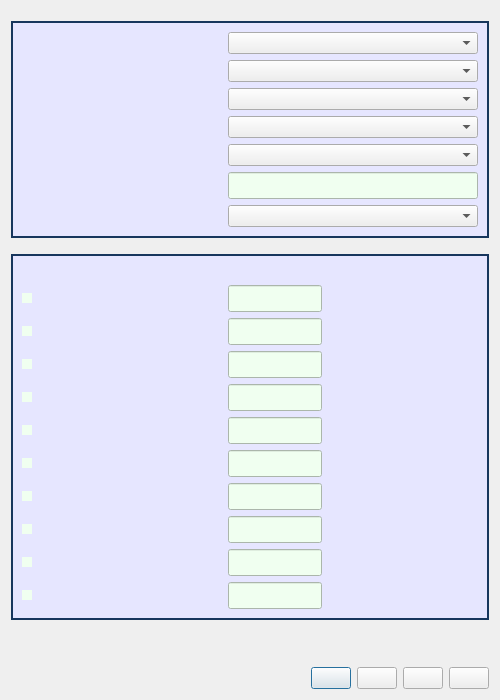
<?xml version="1.0" encoding="UTF-8"?>
<ui version="4.0">
 <class>Interface</class>
 <widget class="QDialog" name="Interface">
  <property name="geometry">
   <rect>
    <x>0</x>
    <y>0</y>
    <width>500</width>
    <height>700</height>
   </rect>
  </property>
  <property name="minimumSize">
   <size>
    <width>500</width>
    <height>650</height>
   </size>
  </property>
  <property name="maximumSize">
   <size>
    <width>500</width>
    <height>784</height>
   </size>
  </property>
  <property name="windowTitle">
   <string>Serial Port Configuration</string>
  </property>
  <layout class="QGridLayout" name="gridLayout_3">
   <item row="0" column="0">
    <widget class="QGroupBox" name="groupBox">
     <property name="styleSheet">
      <string notr="true">QGroupBox  {
    border: 2px solid gray;
    border-color: #FF17365D;
    background-color: #E6E6FF;
	font-family: &quot;Segoe UI&quot;;
	font-size: 12pt;
    margin-top: 10px;
}

QGroupBox::title {
    subcontrol-origin: margin;
    left: 7px;
    padding: -5px 5px 0px 5px;
}

QCheckBox::indicator {
    width: 15px;
    height: 15px;
    background: rgb(100, 100, 100);
 }

QCheckBox::indicator:checked
 {
    width: 15px;
    height: 15px;
    background: rgb(240, 255, 240);
 }

QCheckBox {
	font-family: &quot;Segoe UI&quot;;
	font-size: 12pt;
}

QSpinBox {
	background: rgb(240, 255, 240);
	font-family: &quot;Segoe UI&quot;;
	font-size: 12pt;
}

QLineEdit {	
	background: rgb(240, 255, 240);
	selection-background-color: rgb(233, 99, 0);
	font-family: &quot;Segoe UI&quot;;
	font-size: 12pt;
 }</string>
     </property>
     <property name="title">
      <string/>
     </property>
     <layout class="QGridLayout" name="gridLayout_4">
      <item row="0" column="0">
       <layout class="QGridLayout" name="gridLayout">
        <item row="4" column="0">
         <widget class="QLabel" name="lbSelectStopBits">
          <property name="text">
           <string/>
          </property>
         </widget>
        </item>
        <item row="5" column="0">
         <widget class="QLabel" name="lbTimeout">
          <property name="text">
           <string/>
          </property>
         </widget>
        </item>
        <item row="0" column="0">
         <widget class="QLabel" name="lbSelectSerial">
          <property name="minimumSize">
           <size>
            <width>200</width>
            <height>0</height>
           </size>
          </property>
          <property name="maximumSize">
           <size>
            <width>200</width>
            <height>16777215</height>
           </size>
          </property>
          <property name="text">
           <string/>
          </property>
         </widget>
        </item>
        <item row="2" column="1">
         <widget class="QComboBox" name="cbSelectDataBits"/>
        </item>
        <item row="2" column="0">
         <widget class="QLabel" name="lbDataBits">
          <property name="text">
           <string/>
          </property>
         </widget>
        </item>
        <item row="1" column="1">
         <widget class="QComboBox" name="cbBaudRate"/>
        </item>
        <item row="4" column="1">
         <widget class="QComboBox" name="cbSelectStopBits"/>
        </item>
        <item row="0" column="1">
         <widget class="QComboBox" name="cbSelectSerial"/>
        </item>
        <item row="3" column="0">
         <widget class="QLabel" name="lbSelectParity">
          <property name="text">
           <string/>
          </property>
         </widget>
        </item>
        <item row="5" column="1">
         <widget class="QLineEdit" name="leTimeout"/>
        </item>
        <item row="1" column="0">
         <widget class="QLabel" name="lbBaudRate">
          <property name="text">
           <string/>
          </property>
         </widget>
        </item>
        <item row="3" column="1">
         <widget class="QComboBox" name="cbSelectParity"/>
        </item>
        <item row="6" column="0">
         <widget class="QLabel" name="lbNumberOfRetries">
          <property name="text">
           <string/>
          </property>
         </widget>
        </item>
        <item row="6" column="1">
         <widget class="QComboBox" name="cbNumberRetries"/>
        </item>
       </layout>
      </item>
     </layout>
    </widget>
   </item>
   <item row="1" column="0">
    <widget class="QGroupBox" name="groupBox_2">
     <property name="styleSheet">
      <string notr="true">QGroupBox  {
    border: 2px solid gray;
    border-color: #FF17365D;
    background-color: #E6E6FF;
	font-family: &quot;Segoe UI&quot;;
	font-size: 12pt;
    margin-top: 10px;
}

QGroupBox::title {
    subcontrol-origin: margin;
    left: 7px;
    padding: -5px 5px 0px 5px;
}

QCheckBox::indicator {
    width:   10px;
    height:  10px;
    background: rgb(240, 255, 240);   
 }

QCheckBox::indicator:checked
 {
    width:   10px;
    height: 10px;
    background-color:       black;
 }

QCheckBox {
    font-family: &quot;Segoe UI&quot;;
    font-size: 12pt;
}

QLineEdit {	
	background: rgb(240, 255, 240);
	selection-background-color: rgb(233, 99, 0);
    font-family: &quot;Segoe UI&quot;;
    font-size: 12pt;
 }
</string>
     </property>
     <property name="title">
      <string/>
     </property>
     <layout class="QGridLayout" name="gridLayout_5">
      <item row="0" column="0">
       <layout class="QGridLayout" name="gridLayout_2">
        <item row="9" column="0">
         <widget class="QCheckBox" name="checkWaterMeters_11_15">
          <property name="text">
           <string/>
          </property>
         </widget>
        </item>
        <item row="7" column="2">
         <widget class="LedIndicator" name="ledWaterMeters_1_5State" native="true"/>
        </item>
        <item row="0" column="1">
         <widget class="QLabel" name="lbAddress">
          <property name="text">
           <string/>
          </property>
         </widget>
        </item>
        <item row="1" column="0">
         <widget class="QCheckBox" name="checkSmallScale">
          <property name="minimumSize">
           <size>
            <width>200</width>
            <height>0</height>
           </size>
          </property>
          <property name="maximumSize">
           <size>
            <width>200</width>
            <height>16777215</height>
           </size>
          </property>
          <property name="text">
           <string/>
          </property>
         </widget>
        </item>
        <item row="10" column="0">
         <widget class="QCheckBox" name="checkWaterMeters_16_20">
          <property name="text">
           <string/>
          </property>
         </widget>
        </item>
        <item row="7" column="1">
         <widget class="QLineEdit" name="leWaterMeters_1_5">
          <property name="text">
           <string/>
          </property>
         </widget>
        </item>
        <item row="1" column="1">
         <widget class="QLineEdit" name="leSmallScale">
          <property name="text">
           <string/>
          </property>
         </widget>
        </item>
        <item row="9" column="1">
         <widget class="QLineEdit" name="leWaterMeters_11_15"/>
        </item>
        <item row="3" column="0">
         <widget class="QCheckBox" name="checkTemperature">
          <property name="text">
           <string/>
          </property>
         </widget>
        </item>
        <item row="4" column="1">
         <widget class="QLineEdit" name="leWaterMeter1">
          <property name="text">
           <string/>
          </property>
         </widget>
        </item>
        <item row="1" column="2">
         <widget class="LedIndicator" name="ledSmallScaleState" native="true"/>
        </item>
        <item row="0" column="2">
         <widget class="QLabel" name="label_2">
          <property name="minimumSize">
           <size>
            <width>150</width>
            <height>0</height>
           </size>
          </property>
          <property name="maximumSize">
           <size>
            <width>150</width>
            <height>16777215</height>
           </size>
          </property>
          <property name="text">
           <string/>
          </property>
         </widget>
        </item>
        <item row="5" column="1">
         <widget class="QLineEdit" name="leWaterMeter2">
          <property name="text">
           <string/>
          </property>
         </widget>
        </item>
        <item row="6" column="0">
         <widget class="QCheckBox" name="checkWaterMeter3">
          <property name="text">
           <string/>
          </property>
         </widget>
        </item>
        <item row="0" column="0">
         <widget class="QLabel" name="label_10">
          <property name="text">
           <string/>
          </property>
         </widget>
        </item>
        <item row="2" column="1">
         <widget class="QLineEdit" name="leLargeScale">
          <property name="text">
           <string/>
          </property>
         </widget>
        </item>
        <item row="6" column="2">
         <widget class="LedIndicator" name="ledWaterMeter3State" native="true"/>
        </item>
        <item row="6" column="1">
         <widget class="QLineEdit" name="leWaterMeter3">
          <property name="text">
           <string/>
          </property>
         </widget>
        </item>
        <item row="3" column="2">
         <widget class="LedIndicator" name="ledTemperatureState" native="true"/>
        </item>
        <item row="9" column="2">
         <widget class="LedIndicator" name="ledWaterMeters_11_15Status" native="true"/>
        </item>
        <item row="4" column="0">
         <widget class="QCheckBox" name="checkWaterMeter1">
          <property name="text">
           <string/>
          </property>
         </widget>
        </item>
        <item row="8" column="1">
         <widget class="QLineEdit" name="leWaterMeters_6_10">
          <property name="text">
           <string/>
          </property>
         </widget>
        </item>
        <item row="5" column="2">
         <widget class="LedIndicator" name="ledWaterMeter2State" native="true"/>
        </item>
        <item row="10" column="2">
         <widget class="LedIndicator" name="ledWaterMeters_16_20State" native="true"/>
        </item>
        <item row="8" column="0">
         <widget class="QCheckBox" name="checkWaterMeters_6_10">
          <property name="styleSheet">
           <string notr="true">QLabel 
{
	font-family: &quot;Segoe UI&quot;;
	font-size: 12pt;
}


QPushButton 
{
	font-family: &quot;Segoe UI&quot;;
	font-size: 12pt;
}

QComboBox 
{
	font-family: &quot;Segoe UI&quot;;
	font-size: 12pt;
}

QGroupBox  {
    border: 2px solid gray;
    border-color: #FF17365D;
    background-color: #E6E6FF;
	font-family: &quot;Segoe UI&quot;;
	font-size: 12pt;
    margin-top: 10px;
}

QGroupBox::title {
    subcontrol-origin: margin;
    left: 7px;
    padding: -5px 5px 0px 5px;
}

QMenu {
    background-color: white;
    margin: 2px; /* some spacing around the menu */
}

QMenu::item {
    padding: 2px 25px 2px 20px;
    border: 1px solid transparent; /* reserve space for selection border */
}

QMenu::item:selected {
    border-color: darkblue;
    background: rgba(100, 100, 100, 150);
}

QRadioButton::indicator {
    width:                  10px;
    height:                 10px;
    border-radius:       7px;
}

QRadioButton::indicator:checked {
    background-color:       black;
    border:                         4px;
}

QRadioButton::indicator:unchecked {
    background-color:       white;
    border:                         4px;
}


</string>
          </property>
          <property name="text">
           <string/>
          </property>
         </widget>
        </item>
        <item row="2" column="0">
         <widget class="QCheckBox" name="checkLargeScale">
          <property name="text">
           <string/>
          </property>
         </widget>
        </item>
        <item row="10" column="1">
         <widget class="QLineEdit" name="leWaterMeters_16_20"/>
        </item>
        <item row="2" column="2">
         <widget class="LedIndicator" name="ledLargeScaleState" native="true"/>
        </item>
        <item row="3" column="1">
         <widget class="QLineEdit" name="leTemperature">
          <property name="text">
           <string/>
          </property>
         </widget>
        </item>
        <item row="8" column="2">
         <widget class="LedIndicator" name="ledWaterMeters_6_10State" native="true"/>
        </item>
        <item row="7" column="0">
         <widget class="QCheckBox" name="checkWaterMeters_1_5">
          <property name="text">
           <string/>
          </property>
         </widget>
        </item>
        <item row="4" column="2">
         <widget class="LedIndicator" name="ledWaterMeter1State" native="true"/>
        </item>
        <item row="5" column="0">
         <widget class="QCheckBox" name="checkWaterMeter2">
          <property name="text">
           <string/>
          </property>
         </widget>
        </item>
       </layout>
      </item>
     </layout>
    </widget>
   </item>
   <item row="2" column="0">
    <spacer name="verticalSpacer">
     <property name="orientation">
      <enum>Qt::Vertical</enum>
     </property>
     <property name="sizeHint" stdset="0">
      <size>
       <width>20</width>
       <height>40</height>
      </size>
     </property>
    </spacer>
   </item>
   <item row="3" column="0">
    <layout class="QHBoxLayout" name="horizontalLayout">
     <item>
      <spacer name="horizontalSpacer">
       <property name="orientation">
        <enum>Qt::Horizontal</enum>
       </property>
       <property name="sizeHint" stdset="0">
        <size>
         <width>259</width>
         <height>20</height>
        </size>
       </property>
      </spacer>
     </item>
     <item>
      <widget class="QPushButton" name="pbRefreshSerialPort">
       <property name="text">
        <string/>
       </property>
      </widget>
     </item>
     <item>
      <widget class="QPushButton" name="pbTestConnection">
       <property name="text">
        <string/>
       </property>
      </widget>
     </item>
     <item>
      <widget class="QPushButton" name="pbSaveConfiguration">
       <property name="text">
        <string/>
       </property>
      </widget>
     </item>
     <item>
      <widget class="QPushButton" name="pbClose">
       <property name="text">
        <string/>
       </property>
      </widget>
     </item>
    </layout>
   </item>
  </layout>
 </widget>
 <customwidgets>
  <customwidget>
   <class>LedIndicator</class>
   <extends>QWidget</extends>
   <header location="global">ledindicator.h</header>
   <container>1</container>
  </customwidget>
 </customwidgets>
 <tabstops>
  <tabstop>cbSelectSerial</tabstop>
  <tabstop>cbBaudRate</tabstop>
  <tabstop>cbSelectDataBits</tabstop>
  <tabstop>cbSelectParity</tabstop>
  <tabstop>cbSelectStopBits</tabstop>
  <tabstop>leTimeout</tabstop>
  <tabstop>cbNumberRetries</tabstop>
  <tabstop>checkSmallScale</tabstop>
  <tabstop>checkLargeScale</tabstop>
  <tabstop>checkTemperature</tabstop>
  <tabstop>checkWaterMeter1</tabstop>
  <tabstop>checkWaterMeter2</tabstop>
  <tabstop>checkWaterMeter3</tabstop>
  <tabstop>checkWaterMeters_1_5</tabstop>
  <tabstop>checkWaterMeters_6_10</tabstop>
  <tabstop>checkWaterMeters_11_15</tabstop>
  <tabstop>checkWaterMeters_16_20</tabstop>
  <tabstop>leSmallScale</tabstop>
  <tabstop>leLargeScale</tabstop>
  <tabstop>leTemperature</tabstop>
  <tabstop>leWaterMeter1</tabstop>
  <tabstop>leWaterMeter2</tabstop>
  <tabstop>leWaterMeter3</tabstop>
  <tabstop>leWaterMeters_1_5</tabstop>
  <tabstop>leWaterMeters_6_10</tabstop>
  <tabstop>leWaterMeters_11_15</tabstop>
  <tabstop>leWaterMeters_16_20</tabstop>
  <tabstop>pbRefreshSerialPort</tabstop>
  <tabstop>pbTestConnection</tabstop>
  <tabstop>pbSaveConfiguration</tabstop>
  <tabstop>pbClose</tabstop>
 </tabstops>
 <resources/>
 <connections/>
</ui>
